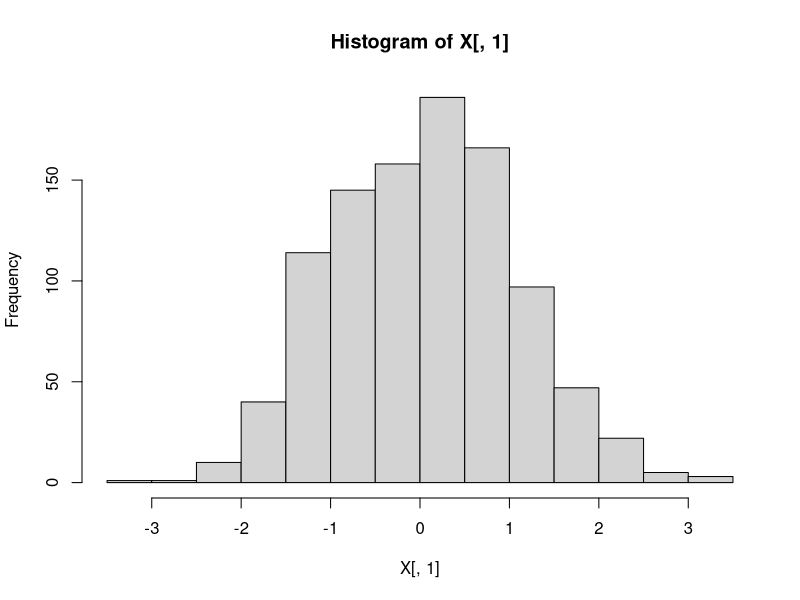
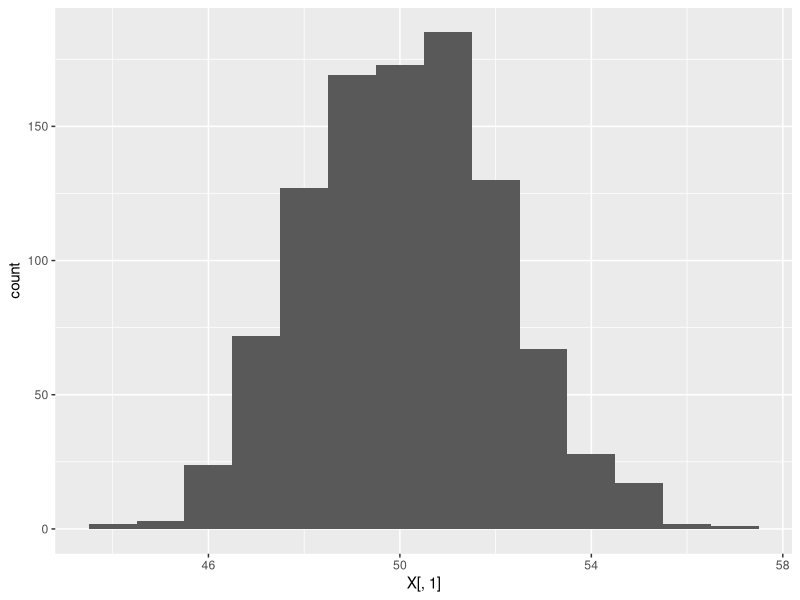
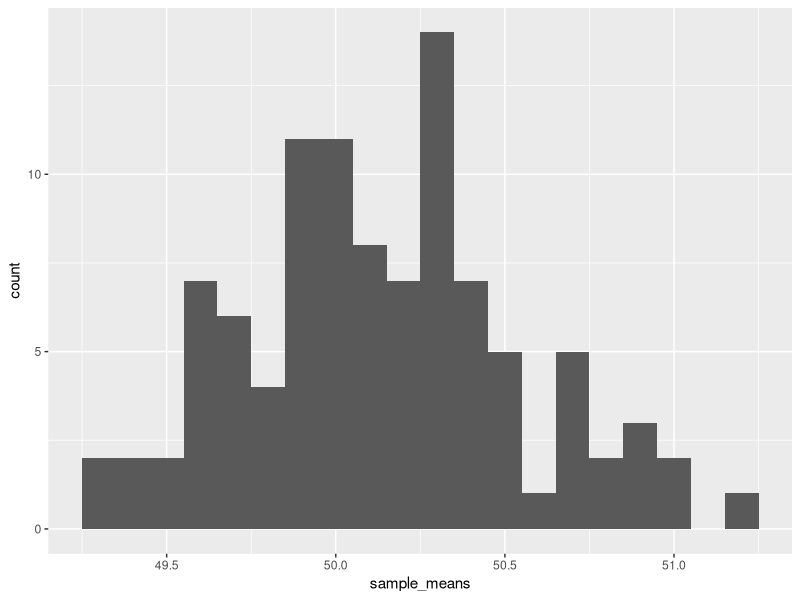
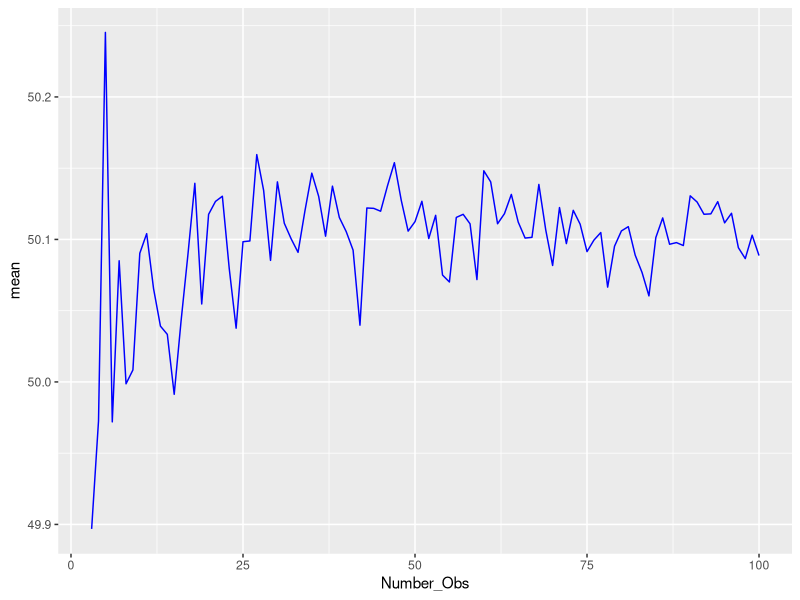
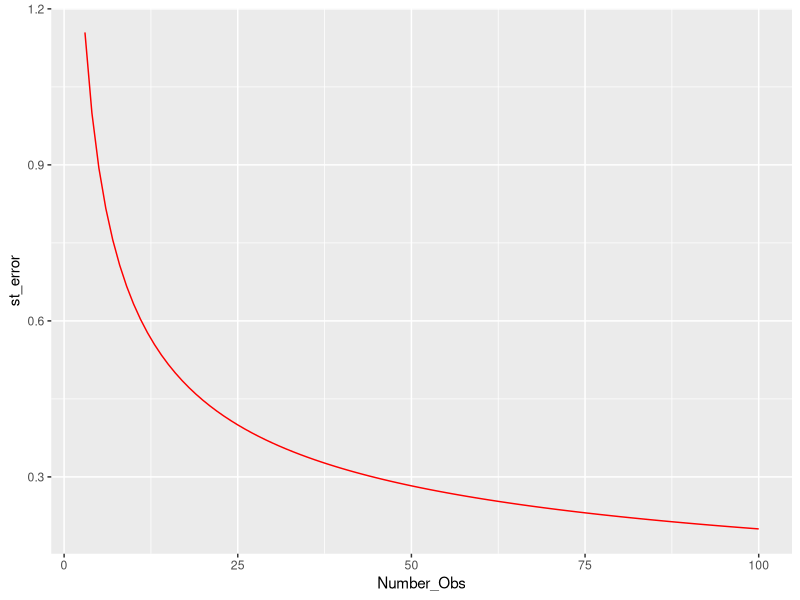

Write R code to recreate these figures, in order.
## ---- chunk 1
knitr::opts_chunk$set(echo = TRUE)
## ---- chunk 2

library(dplyr)
library(plyr)
library(tidyr)
library(ggplot2)
library(reshape2)


#setwd("C:/Users/jlariv/OneDrive/Econ 404/")
#mydata <- read.csv("oj.csv")
#colnames(mydata)[1-17]
X <- NULL
# Create a variable n which is the number of observations we'll look at.  
n = 1000

#The variable p will be the width of that variable.  
p = 2

#rnorm generates a random draw from a standard normal distribution.
X = matrix(rnorm(n*p), n, p)

# This lets us look at the data
head(X)
# Histogram of the first column.  We can see that it looks like a bell curve
hist(X[,1])

#NOTE: if you wanted to draw from something with a non-zero mean and more interesting variance that's: rnorm(n*p)*st_dev + mu
st_dev <- 2
mu <- 50

X[,1] <- X[,1]*st_dev + mu
X <-data.frame(X)
ggplot(X,aes(X[,1])) + geom_histogram(binwidth=1)
# Base R version: hist(X[,1])

# So Jacob made this data up.  We know that the mean is 50.  There is a really nice function in R called "sample" which lets us take a random sub sample of our data say I'd like to take a sample of 25 observations 
obs = 25
total_samps = 100
#sample_means = matrix(0, total_samps, 1)
sample_means = rep(0,total_samps)

for (i in 1:total_samps) {
subsample <- c(sample(X[,1], obs))
sample_means[i] = mean(subsample)
}

sample_means <-data.frame(sample_means)
ggplot(sample_means,aes(sample_means)) + geom_histogram(binwidth=.1)
st_err <- st_dev/(obs^.5)

#hist(sample_means)
summary(sample_means)

#Create a vector which increments up from an initial value to 100 by one
obs_0 = 3
obs_max = 100
obs_vec <- seq(obs_0, obs_max, 1)
obs_count <- length(obs_vec)

#Create dataframe to store our observations
sim_power = matrix(0, obs_count, 3)
sim_power[,1]<-obs_vec
sim_power <- data.frame(sim_power)
colnames(sim_power) <- c("Number_Obs","mean","st_error")
#Reset sample_means
sample_means <- NULL
sample_means = rep(0,total_samps)

for (j in 1:obs_count) {
  for (i in 1:total_samps) {
  subsample <- c(sample(X[,1], sim_power[j,1]))
  sample_means[i] = mean(subsample)
  }
  sim_power[j,2] <- mean(sample_means)
  sim_power[j,3] <- st_dev/(sim_power[j,1]^.5)
}


ggplot(sim_power, aes(Number_Obs)) + geom_line(aes(y=mean),colour = "blue") 
ggplot(sim_power, aes(Number_Obs)) + geom_line(aes(y=st_error),colour = "red")


# Question: Take a normal distribution with mu = 10 and variance of 9 (e.g., standard deviation of 3).  Simulate a population of 10,000.  What is the sample size needed to make the standard error of the sample mean sufficiently small so that no more than 5% of the sample means are less 9?
  
  


